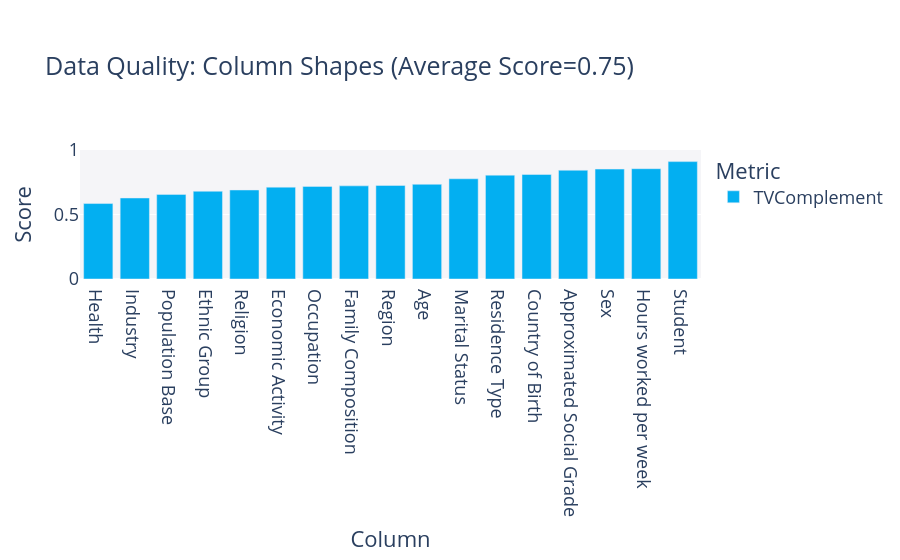

Write notebook code for a chart like this one.
### Markdown cell above
## Statistical similarity evaluation

### Code cell
metadata = convert_metadata_to_sdm_format(full_ds.description.schema)
quality_report = QualityReport()
quality_report.generate(train_ds.data, synth_data.data, metadata)
fig = quality_report.get_visualization(property_name='Column Shapes')
fig.show()

results_exp['Column Pair Trends'] = quality_report.get_details('Column Pair Trends').mean()['Score']
results_exp['Column Shapes'] = quality_report.get_details('Column Shapes').mean()['Score']

### Figure 1 — Plotly figure (JSON) as saved in the notebook; plotly's stock layout.template omitted (floating-point values rounded to 4 significant figures)
{"data": [{"alignmentgroup": "True", "customdata": [["TVComplement"], ["TVComplement"], ["TVComplement"], ["TVComplement"], ["TVComplement"], ["TVComplement"], ["TVComplement"], ["TVComplement"], ["TVComplement"], ["TVComplement"], ["TVComplement"], ["TVComplement"], ["TVComplement"], ["TVComplement"], ["TVComplement"], ["TVComplement"], ["TVComplement"]], "hovertemplate": "<b>%{hovertext}</b><br><br>Metric=%{customdata[0]}<br>Score=%{y}<extra></extra>", "hovertext": ["Region", "Residence Type", "Family Composition", "Population Base", "Sex", "Age", "Marital Status", "Student", "Country of Birth", "Health", "Ethnic Group", "Religion", "Economic Activity", "Occupation", "Industry", "Hours worked per week", "Approximated Social Grade"], "legendgroup": "TVComplement", "marker": {"color": "#03AFF1", "pattern": {"shape": ""}}, "name": "TVComplement", "offsetgroup": "TVComplement", "orientation": "v", "showlegend": true, "textposition": "auto", "type": "bar", "x": ["Region", "Residence Type", "Family Composition", "Population Base", "Sex", "Age", "Marital Status", "Student", "Country of Birth", "Health", "Ethnic Group", "Religion", "Economic Activity", "Occupation", "Industry", "Hours worked per week", "Approximated Social Grade"], "xaxis": "x", "y": [0.725, 0.805, 0.722, 0.656, 0.852, 0.734, 0.777, 0.91, 0.81, 0.585, 0.68, 0.69, 0.712, 0.718, 0.628, 0.855, 0.843], "yaxis": "y"}], "layout": {"barmode": "relative", "font": {"size": 18}, "legend": {"title": {"text": "Metric"}, "tracegroupgap": 0}, "margin": {"t": 150}, "plot_bgcolor": "#F5F5F8", "title": {"text": "Data Quality: Column Shapes (Average Score=0.75)"}, "xaxis": {"anchor": "y", "categoryorder": "total ascending", "domain": [0, 1], "title": {"text": "Column"}}, "yaxis": {"anchor": "x", "domain": [0, 1], "range": [0, 1], "title": {"text": "Score"}}}}
